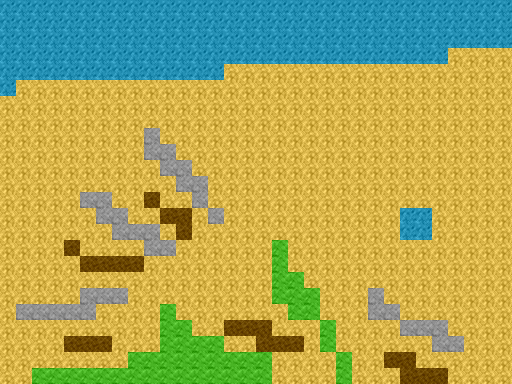

This is a level from a 2D game, rendered from its Tiled map with the project's own tilesets. A one-line summary and the map file follow, with tile-layer data summarised:
An orthogonal 32x24 tile map with 16x16 px tiles, 1 tile layer (GroundLayer).

<map version="1.0" orientation="orthogonal" width="32" height="24" tilewidth="16" tileheight="16">
 <tileset firstgid="1" name="ground_tile_set" tilewidth="16" tileheight="16">
  <image source="../images/ground_tile_set.png" trans="ff00ff" width="112" height="16" />
 </tileset>
 <layer name="GroundLayer" width="32" height="24">
  <data>[768 cells, 768 non-empty, 5 distinct tile ids]</data>
 </layer>
</map>
